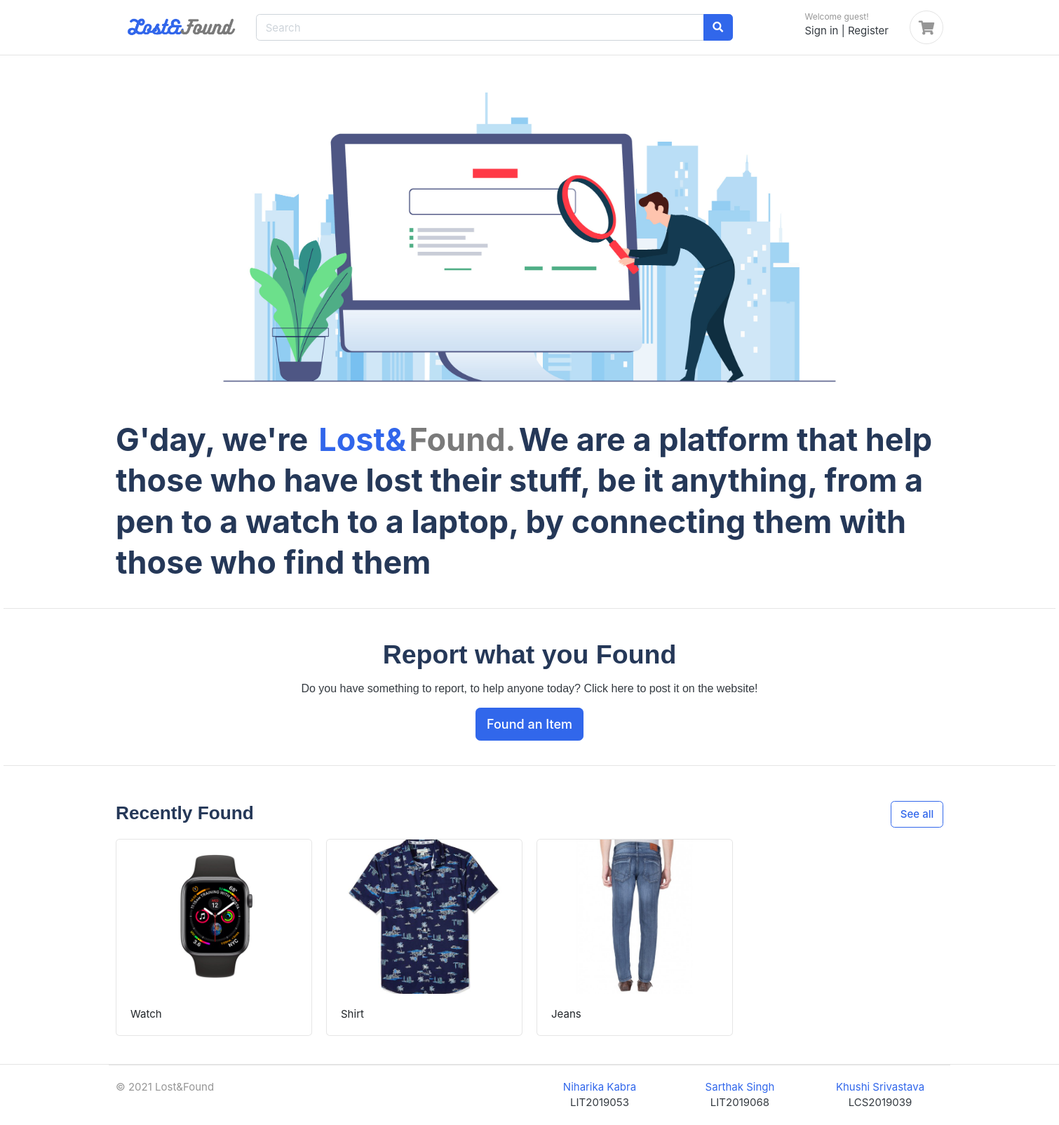
The app's page /, older data.
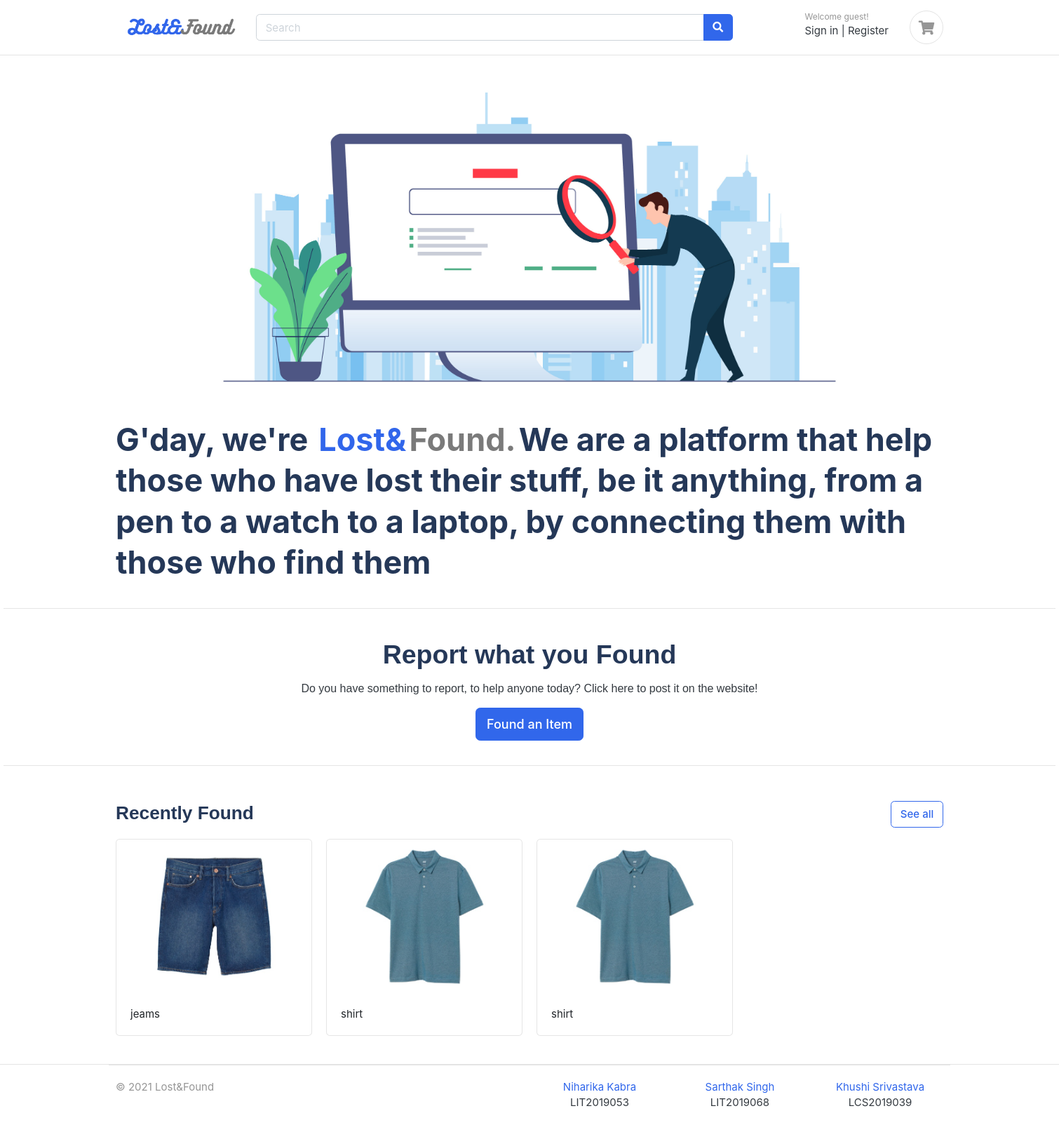
The same page, newer data.
### store/models.py (models this page shows, shortened)
class product(models.Model):
    added_by = models.IntegerField()
    name = models.CharField(max_length=500)
    category = models.CharField(max_length=200)
    description = models.TextField(max_length=10000)
    image = models.ImageField(upload_to = 'photos/product', blank = True)
    claimed = models.BooleanField(default=False)
    date_added = models.DateTimeField(auto_now_add=True)

### store/views.py (the view)
# urls.py: path('', views.index, name='index'),
def index(request):
    item = product.objects.all().filter(claimed = False).order_by('-date_added')
    item_name = request.GET.get('item_name')
    if item_name != '' and item_name is not None:
        item = item.filter(name__icontains = item_name) | item.filter(category__icontains = item_name)
    paginator = Paginator(item, 8)
    page = request.GET.get('page')
    item = paginator.get_page(page)
    return render(request, 'store/index.html', {'item':item})

### store/templates/store/index.html (shortened to what this page needs)
{% extends 'store/base.html' %} {% load static %}
    {% block content %}
    <section class="section-intro padding-y-sm">
      <div class="container">
        <div class="intro-banner-wrap">
          <img
            src="{% static 'images/banners/2.png' %}"
            class="img-fluid rounded"
          />
        </div>
        <br>
        <h1 style="display: inline; color: #253858; font-size: 3rem; ">G'day, we're&nbsp</h1>
        <h1 style="display: inline; color: #3166eb; font-size: 3rem; ">Lost&</h1>
        <h1 style="display: inline; color: #7a7a7a; font-size: 3rem; ">Found.</h1>
        <h1 style="display: inline; color: #253858; font-size: 3rem; ">We are a platform that help those who have lost their stuff, be it anything, from a pen to a watch to a laptop, by connecting them with those who find them
        </h1>
      </div>
    </section>
    <hr style="width: 1500px;">
    <section class="section-name padding-y-sm">
      <div class="container">
        <h1 style="font-size: 2.5rem; color: #253858; font-family: 'Montserrat', sans-serif; line-height: 60px; text-align: center;">
          Report what you Found
        </h1>
        <p style="text-align: center; font-size: medium; font-family: 'Montserrat', sans-serif;">
          Do you have something to report, to help anyone today? Click here to post it on the website!
        </p>
        <div class="continer">
            <div class="col-md-12" style="text-align: center;">
              <a href="{% url 'additem' %}" type="button" class="btn btn-primary btn-lg">Found an Item</a>
            </div>
        </div>
        </div>
    </section>
    <hr style="width: 1500px;">
    <section class="section-name padding-y-sm">
      <div class="container">
        <header class="section-heading">
          <a href="{% url 'all-items' %}" class="btn btn-outline-primary float-right"
            >See all</a
          >
          <h3 class="section-title" style="color: #253858; font-family: 'Montserrat', sans-serif;">Recently Found</h3>
        </header>
        <div class="row">
          {% for prod in item %}
          <div class="col-md-3">
            <div class="card card-product-grid">
              <a href="/{{ prod.id }}" class="img-wrap">
                <img src="{{ prod.image.url }}" />
              </a>
              <figcaption class="info-wrap">
                <a href="./product-detail.html" class="title">{{ prod.name }}</a>
              </figcaption>
            </div>
          </div>
          {% endfor %}
        </div>
      </div>
    </section>
    {% endblock %}

Row changes from the older to the newer data that the page shows:
removed product: image (picture), name "Watch"
removed product: image (picture), name "Shirt"
removed product: image (picture), name "Jeans"
added product: image (picture), name "jeams"
added product: image (picture), name "shirt"
added product: image (picture), name "shirt"
